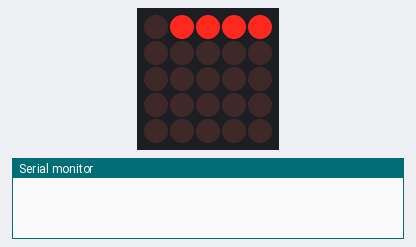
Bench run of a program on a simulated Arduino Mega 2560, built with avr-gcc and run on an emulated ATmega2560. Shown: 5×5 LED matrix, the last lines printed to the serial monitor. Wiring (inferred from the names in the program): LED matrix (orientation assumed): rows pin 2, pin 3, pin 4, pin 5, pin 6; columns pin 22, pin 24, pin 26, pin 28, pin 30.

Above: at 0.3 s.
At 3.1 s:
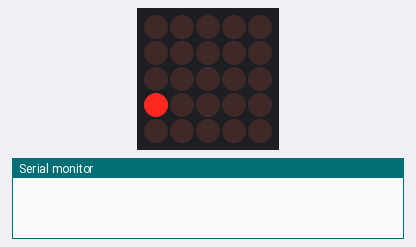
At 5.76 s:
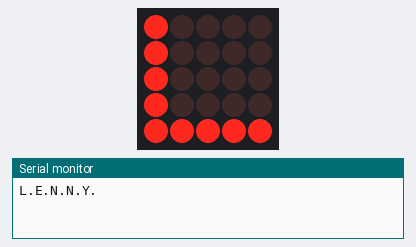
At 6.96 s:
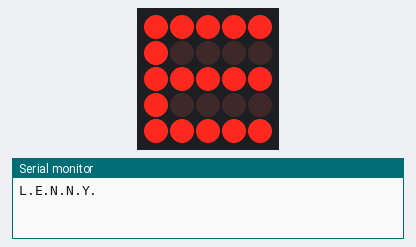
At 8.18 s:
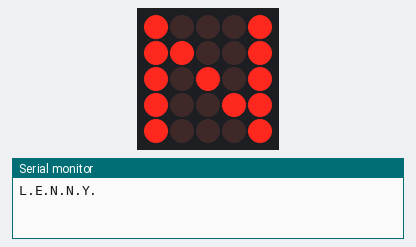
At 10.9 s:
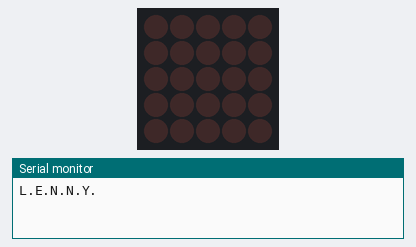

Measured:
- by itself, everything shown: repeats every 6.0 s, in 10 steps
- what the display in image 2 shows lasts 0.5 s, from 5.5 s to 6.0 s
- what the display in image 5 shows lasts 0.8 s, from 10.8 s to 11.6 s

The program:

main.cpp
```cpp
#include <Arduino.h>

//* ACTIVE LOW

const int rows = 5;
const int cols = 5;

const int row_pins[rows] = {2, 3, 4, 5, 6};
const int col_pins[cols] = {22, 24, 26, 28, 30};

// settings
const double delay_between_chars = 800;

// function prototypes
void power_on_test();
void sequence_processor(int arr[][cols]);
void draw_character(int arr[][cols]);
void draw_word(String str);
// void switch_row(int *row, int state);
// void switch_col(int col, int state);


// SEQUENCES -> LETTERS
int A[5][5] = {
  {0, 0, 0, 0, 0},
  {0, 1, 1, 1, 0},
  {0, 0, 0, 0, 0},
  {0, 1, 1, 1, 0},
  {0, 1, 1, 1, 0}
};

int B[5][5] = {
  {0, 0, 0, 0, 0},
  {0, 1, 1, 1, 0},
  {0, 0, 0, 0, 0},
  {0, 1, 1, 1, 0},
  {0, 0, 0, 0, 0}
};

int C[5][5] = {
  {0, 0, 0, 0, 0},
  {0, 1, 1, 1, 1},
  {0, 1, 1, 1, 1},
  {0, 1, 1, 1, 1},
  {0, 0, 0, 0, 0}
};


int D[5][5] = {
  {0, 0, 0, 0, 0},
  {0, 1, 1, 1, 0},
  {0, 1, 1, 1, 0},
  {0, 1, 1, 1, 0},
  {0, 0, 0, 0, 0}
};

int E[5][5] = {
  {0, 0, 0, 0, 0},
  {0, 1, 1, 1, 1},
  {0, 0, 0, 0, 0},
  {0, 1, 1, 1, 1},
  {0, 0, 0, 0, 0}
};

int F[5][5] = {
  {0, 0, 0, 0, 0},
  {0, 1, 1, 1, 1},
  {0, 0, 0, 0, 0},
  {0, 1, 1, 1, 1},
  {0, 1, 1, 1, 1}
};

int G[5][5] = {
  {0, 0, 0, 0, 0},
  {0, 1, 1, 1, 1},
  {0, 1, 0, 0, 0},
  {0, 1, 1, 1, 0},
  {0, 0, 0, 0, 0}
};

int H[5][5] = {
  {0, 1, 1, 1, 0},
  {0, 1, 1, 1, 0},
  {0, 0, 0, 0, 0},
  {0, 1, 1, 1, 0},
  {0, 1, 1, 1, 0}
};

int I[5][5] = {
  {1, 1, 0, 1, 1},
  {1, 1, 0, 1, 1},
  {1, 1, 0, 1, 1},
  {1, 1, 0, 1, 1},
  {1, 1, 0, 1, 1}
};

int J[5][5] = {
  {0, 0, 0, 0, 0},
  {1, 1, 0, 1, 1},
  {1, 1, 0, 1, 1},
  {1, 1, 0, 1, 1},
  {0, 0, 0, 1, 1}
};

int K[5][5] = {
  {0, 1, 1, 0, 1},
  {0, 1, 0, 1, 1},
  {0, 0, 1, 1, 1},
  {0, 1, 0, 1, 1},
  {0, 1, 1, 0, 1}
};

int L[5][5] = {
  {0, 1, 1, 1, 1},
  {0, 1, 1, 1, 1},
  {0, 1, 1, 1, 1},
  {0, 1, 1, 1, 1},
  {0, 0, 0, 0, 0}
};

int M[5][5] = {
  {0, 1, 1, 1, 0},
  {0, 0, 1, 0, 0},
  {0, 1, 0, 1, 0},
  {0, 1, 1, 1, 0},
  {0, 1, 1, 1, 0}
};

int N[5][5] = {
  {0, 1, 1, 1, 0},
  {0, 0, 1, 1, 0},
  {0, 1, 0, 1, 0},
  {0, 1, 1, 0, 0},
  {0, 1, 1, 1, 0}
};

int O[5][5] = {
    {0, 0, 0, 0, 0},
    {0, 1, 1, 1, 0},
    {0, 1, 1, 1, 0},
    {0, 1, 1, 1, 0},
    {0, 0, 0, 0, 0}
};

int P[5][5] = {
  {0, 0, 0, 0, 0},
  {0, 1, 1, 1, 0},
  {0, 0, 0, 0, 0},
  {0, 1, 1, 1, 1},
  {0, 1, 1, 1, 1}
};

int Q[5][5] = {
  {0, 0, 0, 0, 1},
  {0, 1, 1, 0, 1},
  {0, 1, 0, 0, 1},
  {0, 0, 0, 0, 1},
  {1, 1, 1, 1, 0}
};

int R[5][5] = {
  {0, 0, 0, 0, 0},
  {0, 1, 1, 1, 0},
  {0, 0, 0, 0, 0},
  {0, 1, 1, 0, 1},
  {0, 1, 1, 1, 0}
};

int S[5][5] = {
  {0, 0, 0, 0, 0},
  {0, 1, 1, 1, 1},
  {0, 0, 0, 0, 0},
  {1, 1, 1, 1, 0},
  {0, 0, 0, 0, 0}
};

int T[5][5] = {
  {0, 0, 0, 0, 0},
  {1, 1, 0, 1, 1},
  {1, 1, 0, 1, 1},
  {1, 1, 0, 1, 1},
  {1, 1, 0, 1, 1}
};

int U[5][5] = {
  {0, 1, 1, 1, 0},
  {0, 1, 1, 1, 0},
  {0, 1, 1, 1, 0},
  {0, 1, 1, 1, 0},
  {0, 0, 0, 0, 0}
};

int V[5][5] = {
  {1, 1, 1, 1, 1},
  {0, 1, 1, 1, 0},
  {1, 0, 1, 0, 1},
  {1, 1, 0, 1, 1},
  {1, 1, 1, 1, 1}
};

int W[5][5] = {
  {0, 1, 1, 1, 0},
  {0, 1, 1, 1, 0},
  {0, 1, 0, 1, 0},
  {0, 1, 0, 1, 0},
  {0, 0, 0, 0, 0}
};

int X[5][5] = {
  {0, 1, 1, 1, 0},
  {1, 0, 1, 0, 1},
  {1, 1, 0, 1, 1},
  {1, 0, 1, 0, 1},
  {0, 1, 1, 1, 0}
};

int Y[5][5] = {
  {0, 1, 1, 1, 0},
  {1, 0, 1, 0, 1},
  {1, 1, 0, 1, 1},
  {1, 1, 0, 1, 1},
  {1, 1, 0, 1, 1}
};

int Z[5][5] = {
  {0, 0, 0, 0, 0},
  {1, 1, 1, 0, 1},
  {1, 1, 0, 1, 1},
  {1, 0, 1, 1, 1},
  {0, 0, 0, 0, 0}
};

int N1[5][5] = {
  {0, 0, 1, 0, 0},
  {0, 0, 1, 0, 0},
  {0, 0, 1, 0, 0},
  {0, 0, 1, 0, 0},
  {0, 0, 1, 0, 0}
};

int N2[5][5] = {
  {0, 0, 0, 0, 0},
  {1, 1, 1, 1, 0},
  {0, 0, 0, 0, 0},
  {0, 1, 1, 1, 1},
  {0, 0, 0, 0, 0}
};

int N3[5][5] = {
  {0, 0, 0, 0, 0},
  {1, 1, 1, 1, 0},
  {0, 0, 0, 0, 0},
  {1, 1, 1, 1, 0},
  {0, 0, 0, 0, 0}
};

int N4[5][5] = {
  {0, 1, 1, 1, 0},
  {0, 1, 1, 1, 0},
  {0, 0, 0, 0, 0},
  {1, 1, 1, 1, 0},
  {1, 1, 1, 1, 0}
};

int N5[5][5] = {
  {0, 0, 0, 0, 0},
  {0, 1, 1, 1, 1},
  {0, 0, 0, 0, 0},
  {1, 1, 1, 1, 0},
  {0, 0, 0, 0, 0}
};

int N6[5][5] = {
  {0, 0, 0, 0, 0},
  {0, 1, 1, 1, 1},
  {0, 0, 0, 0, 0},
  {0, 1, 1, 1, 0},
  {0, 0, 0, 0, 0}
};

int N7[5][5] = {
  {0, 0, 0, 0, 0},
  {1, 1, 1, 1, 0},
  {1, 1, 1, 1, 0},
  {1, 1, 1, 1, 0},
  {1, 1, 1, 1, 0}
};

int N8[5][5] = {
  {0, 0, 0, 0, 0},
  {0, 1, 1, 1, 0},
  {0, 0, 0, 0, 0},
  {0, 1, 1, 1, 0},
  {0, 0, 0, 0, 0}
};

int N9[5][5] = {
  {0, 0, 0, 0, 0},
  {0, 1, 1, 1, 0},
  {0, 0, 0, 0, 0},
  {1, 1, 1, 1, 0},
  {1, 1, 1, 1, 0}
};


// map<char,arr[][cols]> alphabet{
//   {'A',A}
// };

void setup()
{
  Serial.begin(9600);
  // put your setup code here, to run once:
  for (int i = 0; i < rows; i++)
  {
    pinMode(row_pins[i], OUTPUT);
  }

  for (int j = 0; j < cols; j++)
  {
    pinMode(col_pins[j], OUTPUT);
  }

  power_on_test();
}

void loop()
{


  draw_word("LENNY");
  // sequence_processor(A);
  draw_character(L);
  delay(delay_between_chars);
  draw_character(E);
  delay(delay_between_chars);
  draw_character(N);
  delay(delay_between_chars);
  draw_character(N);
  delay(delay_between_chars);
  draw_character(Y);
  delay(delay_between_chars);

  // put your main code here, to run repeatedly:
  // switch_row(0,1);
  // switch_col(0,0);
  // delay(500);
  // switch_row(0,0);
  // switch_col(0,1);
  // delay(500);
}

void power_on_test()
{

  //* Turn each LED on one at a time.
  for (int row = 0; row < rows; row++)
  {
    for (int col = 0; col < cols; col++)
    {
      digitalWrite(row_pins[row], HIGH);
      // switch_row(&row,1);
      digitalWrite(col_pins[col], LOW);
      delay(200);
      digitalWrite(row_pins[row], LOW);
      digitalWrite(col_pins[col], HIGH);
    }
  }

  delay(500);

  //* All LEDs Flash
  //! not all at once
  // for (int i = 0; i < 3; i++)
  // {
  //   for (int row = 0; row < rows; row++)
  //   {
  //     for (int col = 0; col < cols; col++)
  //     {
  //       digitalWrite(row_pins[row], HIGH);
  //       digitalWrite(col_pins[col], LOW);
  //     }
  //   }
  //   delay(300);
  //   for (int row = 0; row < rows; row++)
  //   {
  //     for (int col = 0; col < cols; col++)
  //     {
  //       digitalWrite(row_pins[row], LOW);
  //       digitalWrite(col_pins[col], HIGH);
  //     }
  //   }
  //   delay(300);
  // }
}

// ACTIVE HIGH
// {
// {1,1,1,1,1}
// {1,0,0,0,1}
// {1,1,1,1,1}
// {1,0,0,0,1}
// {1,0,0,0,1}
// }


// ACTIVE LOW
// {
// {0,0,0,0,0}
// {0,1,1,1,0}
// {0,0,0,0,0}
// {0,1,1,1,0}
// {0,1,1,1,0}
// };


void draw_word(String str){
  int str_length = str.length();


  // Serial.print(str);
  // Serial.print(" - ");
  // Serial.println(str_length);

  char string_array[str_length] = {};
  for(int i=0; i<str_length; i++){
    string_array[i] = str[i];
    Serial.print(string_array[i]);
    Serial.print('.');
  }
  Serial.println();

}

void draw_character(int arr[][cols]){
  for(int itertions=0; itertions<40; itertions++){
    sequence_processor(arr);
  }

}

void sequence_processor(int arr[][cols]){

  // contraint: input_array must be square matrix
  for (int i=0; i<rows; i++){
    // Turn the ROW HIGH
    digitalWrite(row_pins[i], HIGH);
    // select a particular col using i (thus the square matrix constraint.)
    // loop through the col (array) and change LED state.
    // loop through the col_pins (array) and change LED state.

    //! ERROR:
    // int selected_col[cols] = arr[i];

    //? FIX
    int selected_col[cols] = {};
    for(int j=0; j<cols; j++){
      selected_col[j] = arr[i][j];
    }

    for(int k=0; k<cols; k++){

        digitalWrite(col_pins[k], selected_col[k]);
    }
    delay(2);

    // Turn the ROW LOW
    digitalWrite(row_pins[i], LOW);
    // delay(1);

  }
}
```
